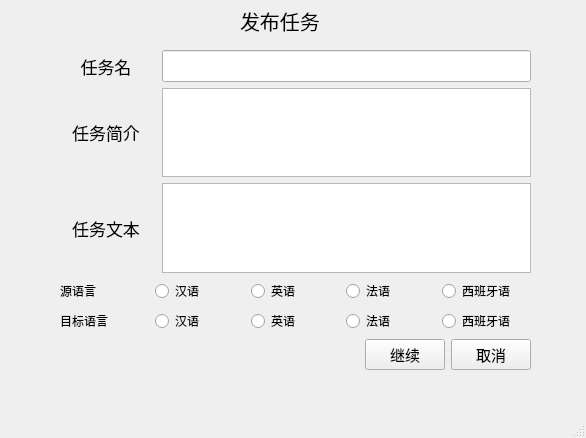
<?xml version="1.0" encoding="UTF-8"?>
<ui version="4.0">
 <class>ReleaseMission</class>
 <widget class="QMainWindow" name="ReleaseMission">
  <property name="geometry">
   <rect>
    <x>0</x>
    <y>0</y>
    <width>586</width>
    <height>438</height>
   </rect>
  </property>
  <property name="windowTitle">
   <string>MainWindow</string>
  </property>
  <widget class="QWidget" name="centralwidget">
   <widget class="QWidget" name="verticalLayoutWidget">
    <property name="geometry">
     <rect>
      <x>60</x>
      <y>50</y>
      <width>471</width>
      <height>320</height>
     </rect>
    </property>
    <layout class="QVBoxLayout" name="verticalLayout">
     <item>
      <layout class="QHBoxLayout" name="horizontalLayout" stretch="1,4">
       <property name="spacing">
        <number>10</number>
       </property>
       <item>
        <widget class="QLabel" name="label">
         <property name="font">
          <font>
           <family>宋体</family>
           <pointsize>13</pointsize>
          </font>
         </property>
         <property name="text">
          <string>任务名</string>
         </property>
         <property name="alignment">
          <set>Qt::AlignCenter</set>
         </property>
        </widget>
       </item>
       <item>
        <widget class="QLineEdit" name="e_missionName">
         <property name="font">
          <font>
           <family>Mongolian Baiti</family>
           <pointsize>13</pointsize>
          </font>
         </property>
        </widget>
       </item>
      </layout>
     </item>
     <item>
      <layout class="QHBoxLayout" name="horizontalLayout_3" stretch="1,4">
       <property name="spacing">
        <number>10</number>
       </property>
       <item>
        <widget class="QLabel" name="label_2">
         <property name="font">
          <font>
           <family>宋体</family>
           <pointsize>13</pointsize>
          </font>
         </property>
         <property name="text">
          <string>任务简介</string>
         </property>
         <property name="alignment">
          <set>Qt::AlignCenter</set>
         </property>
        </widget>
       </item>
       <item>
        <widget class="QPlainTextEdit" name="e_missionIntro"/>
       </item>
      </layout>
     </item>
     <item>
      <layout class="QHBoxLayout" name="horizontalLayout_5" stretch="1,4">
       <property name="spacing">
        <number>10</number>
       </property>
       <item>
        <widget class="QLabel" name="label_5">
         <property name="font">
          <font>
           <family>宋体</family>
           <pointsize>13</pointsize>
          </font>
         </property>
         <property name="text">
          <string>任务文本</string>
         </property>
         <property name="alignment">
          <set>Qt::AlignCenter</set>
         </property>
        </widget>
       </item>
       <item>
        <widget class="QPlainTextEdit" name="e_srcText"/>
       </item>
      </layout>
     </item>
     <item>
      <layout class="QHBoxLayout" name="horizontalLayout_6">
       <item>
        <widget class="QLabel" name="label_3">
         <property name="text">
          <string>源语言</string>
         </property>
        </widget>
       </item>
       <item>
        <widget class="QRadioButton" name="Chn_1">
         <property name="text">
          <string>汉语</string>
         </property>
        </widget>
       </item>
       <item>
        <widget class="QRadioButton" name="Eng_1">
         <property name="text">
          <string>英语</string>
         </property>
        </widget>
       </item>
       <item>
        <widget class="QRadioButton" name="Fre_1">
         <property name="text">
          <string>法语</string>
         </property>
        </widget>
       </item>
       <item>
        <widget class="QRadioButton" name="Spn_1">
         <property name="text">
          <string>西班牙语</string>
         </property>
        </widget>
       </item>
      </layout>
     </item>
     <item>
      <layout class="QHBoxLayout" name="horizontalLayout_7">
       <item>
        <widget class="QLabel" name="label_6">
         <property name="text">
          <string>目标语言</string>
         </property>
        </widget>
       </item>
       <item>
        <widget class="QRadioButton" name="Chn_2">
         <property name="text">
          <string>汉语</string>
         </property>
        </widget>
       </item>
       <item>
        <widget class="QRadioButton" name="Eng_2">
         <property name="text">
          <string>英语</string>
         </property>
        </widget>
       </item>
       <item>
        <widget class="QRadioButton" name="Fre_2">
         <property name="text">
          <string>法语</string>
         </property>
        </widget>
       </item>
       <item>
        <widget class="QRadioButton" name="Spn_2">
         <property name="text">
          <string>西班牙语</string>
         </property>
        </widget>
       </item>
      </layout>
     </item>
     <item>
      <layout class="QHBoxLayout" name="horizontalLayout_2">
       <item>
        <spacer name="horizontalSpacer">
         <property name="orientation">
          <enum>Qt::Horizontal</enum>
         </property>
         <property name="sizeHint" stdset="0">
          <size>
           <width>40</width>
           <height>20</height>
          </size>
         </property>
        </spacer>
       </item>
       <item>
        <widget class="QPushButton" name="continue_2">
         <property name="font">
          <font>
           <pointsize>11</pointsize>
          </font>
         </property>
         <property name="text">
          <string>继续</string>
         </property>
        </widget>
       </item>
       <item>
        <widget class="QPushButton" name="cancel">
         <property name="font">
          <font>
           <pointsize>11</pointsize>
          </font>
         </property>
         <property name="text">
          <string>取消</string>
         </property>
        </widget>
       </item>
      </layout>
     </item>
    </layout>
   </widget>
   <widget class="QLabel" name="label_4">
    <property name="geometry">
     <rect>
      <x>240</x>
      <y>0</y>
      <width>101</width>
      <height>41</height>
     </rect>
    </property>
    <property name="font">
     <font>
      <pointsize>15</pointsize>
     </font>
    </property>
    <property name="text">
     <string>发布任务</string>
    </property>
   </widget>
  </widget>
  <widget class="QMenuBar" name="menubar">
   <property name="geometry">
    <rect>
     <x>0</x>
     <y>0</y>
     <width>586</width>
     <height>25</height>
    </rect>
   </property>
  </widget>
  <widget class="QStatusBar" name="statusbar"/>
 </widget>
 <resources/>
 <connections/>
</ui>
